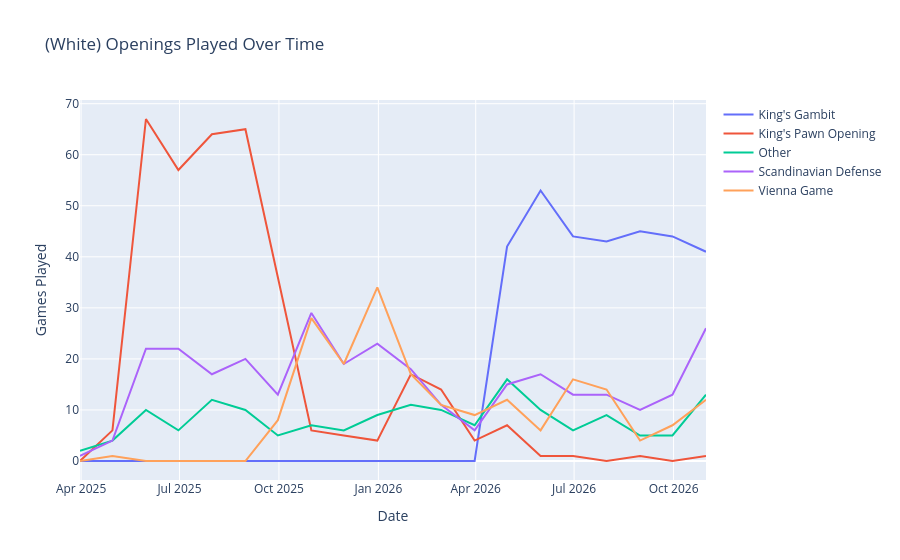
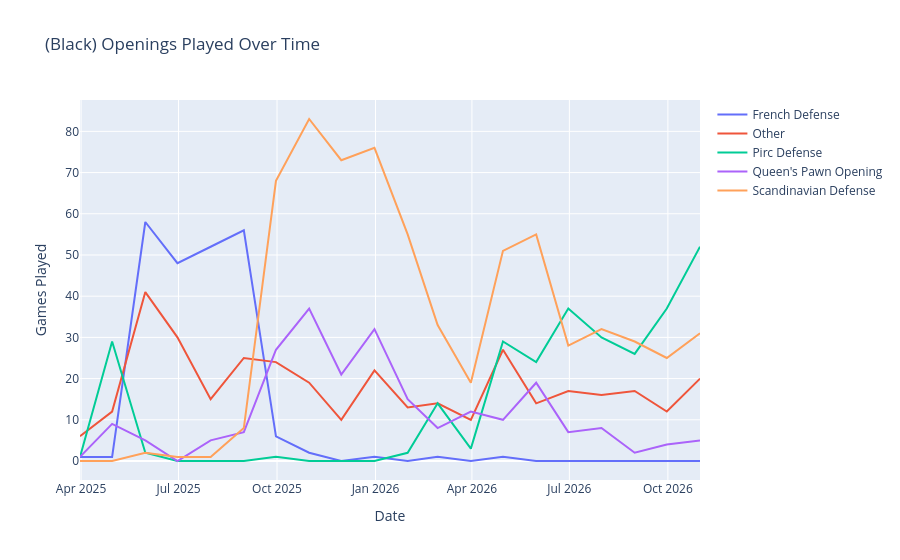

The code cell stored with these charts, in order, in its notebook:
### Markdown cell above
## Monthly openings used, segmented by color played

### Code cell
fig = go.Figure()

for opening in monthly_white.columns: #white
    fig.add_trace(
        go.Scatter(
                x=monthly_white.index,
                y=monthly_white[opening],
                mode="lines",
                name=opening
            )
    )
fig.update_layout( xaxis_title="Date", yaxis_title="Games Played", title="(White) Openings Played Over Time" )
fig.show()

fig = go.Figure()
for opening in monthly_black.columns: #black
    fig.add_trace(
        go.Scatter(
                x=monthly_black.index,
                y=monthly_black[opening],
                mode="lines",
                name=opening
            )
    )
fig.update_layout( xaxis_title="Date", yaxis_title="Games Played", title="(Black) Openings Played Over Time" )
fig.show()
